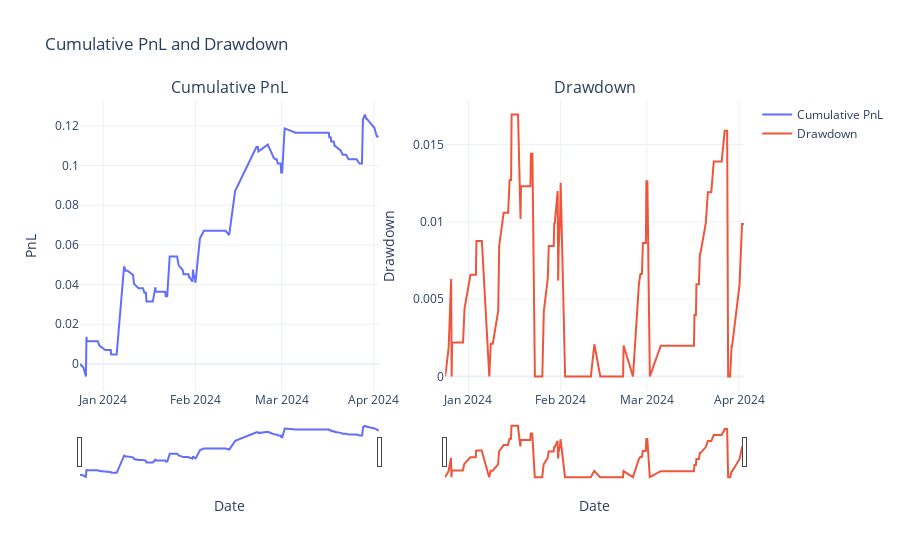

The code cell stored with this chart in its notebook:
### Code cell
import plotly.graph_objects as go
from plotly.subplots import make_subplots

leverage = 1

# Генерируем данные для графиков
cumulative_pnl = (pd.DataFrame(all_pnl) * leverage).fillna(0).iloc[-100:].cumsum().mean(axis=1)
drawdown = (cumulative_pnl.cummax() - cumulative_pnl) / (cumulative_pnl.cummax() + 1)

# Создаем фигуру с двумя подграфиками рядом
fig = make_subplots(rows=1, cols=2, subplot_titles=("Cumulative PnL", "Drawdown"))

# Добавляем график Cumulative PnL
fig.add_trace(
    go.Scatter(x=cumulative_pnl.index, y=cumulative_pnl, mode="lines", name="Cumulative PnL"),
    row=1, col=1
)

# Добавляем график Drawdown
fig.add_trace(
    go.Scatter(x=drawdown.index, y=drawdown, mode="lines", name="Drawdown"),
    row=1, col=2
)

# Настраиваем общие параметры оформления графиков
fig.update_layout(
    title="Cumulative PnL and Drawdown",
    xaxis_title="Date",
    yaxis_title="PnL",
    xaxis2_title="Date",
    yaxis2_title="Drawdown",
    hovermode="x unified",  # Единый режим отображения подсказок для всех графиков
    template="plotly_white"
)

# Настраиваем оси для удобного масштабирования
fig.update_xaxes(rangeslider_visible=True)
fig.update_yaxes(fixedrange=False)

# Отображаем график
fig.show()
